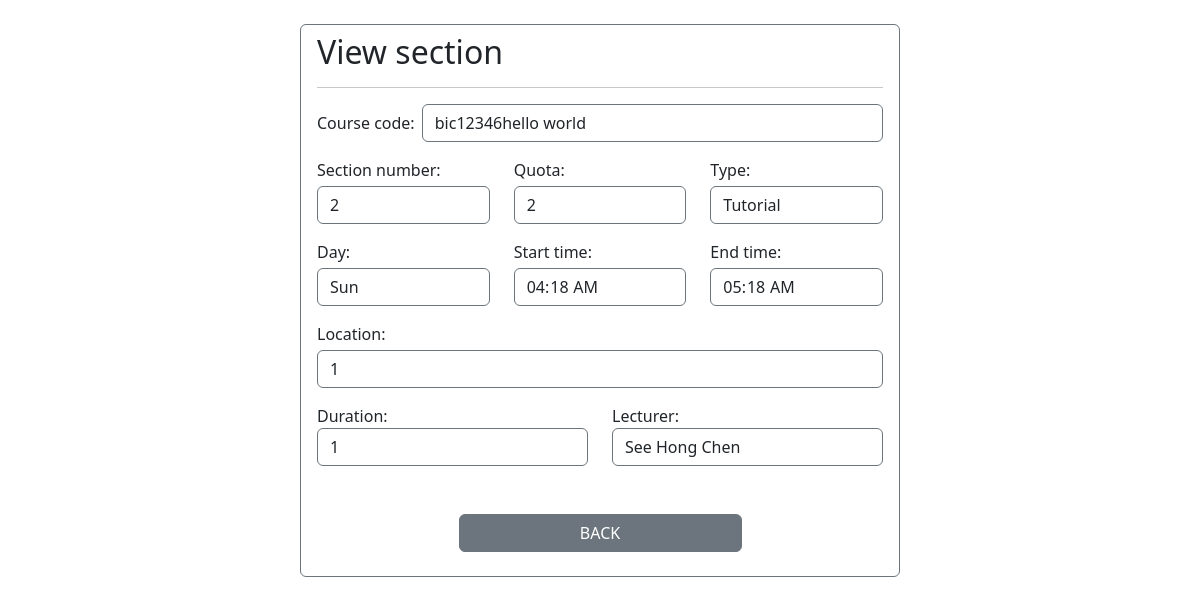
/Staff/operation/section/viewSection.php?code=bic12346&number=2&type=A (signed in), run on the app's committed database.
### tables this page shows
CREATE TABLE `section` (
  `section_number` int(11) NOT NULL,
  `section_type` varchar(255) NOT NULL,
  `course_code` varchar(255) NOT NULL,
  `lecturer_id` int(11) NOT NULL,
  `section_day` varchar(255) NOT NULL,
  `section_start_time` time NOT NULL,
  `section_end_time` time NOT NULL,
  `section_duration` int(11) NOT NULL,
  `section_quota` int(11) NOT NULL,
  `section_location` varchar(255) NOT NULL,
  `section_archive` tinyint(1) NOT NULL DEFAULT 0
);

CREATE TABLE `course` (
  `course_code` varchar(255) NOT NULL,
  `course_name` varchar(255) NOT NULL,
  `course_credit_hour` int(11) NOT NULL,
  `course_archive` int(11) NOT NULL DEFAULT 0
);

CREATE TABLE `lecturer` (
  `lecturer_id` int(11) NOT NULL,
  `lecturer_name` varchar(255) NOT NULL,
  `lecturer_phone_number` varchar(255) NOT NULL,
  `lecturer_gender` enum('Male','Female') NOT NULL,
  `lecturer_race` enum('Malay','Chinese','India','Other') NOT NULL,
  `lecturer_email` varchar(255) NOT NULL,
  `lecturer_password` varchar(255) NOT NULL,
  `lecturer_archive` tinyint(1) NOT NULL DEFAULT 0,
  `lecturer_personal_email` varchar(255) DEFAULT NULL
);

### Staff/operation/section/viewSection.php (the view, shortened to what this page needs)
<?php
  if(!isset($_SESSION['admin'])) {
    echo 'Please login first <br>';
    echo 'Click <a href="index.php">here<a/> to login';
  }else {
    include '../../db.php';
?>
<!DOCTYPE html>
<html lang="en">
<head>
  <link href="https://cdn.jsdelivr.net/npm/bootstrap@5.3.3/dist/css/bootstrap.min.css" rel="stylesheet"
>
  <link rel="stylesheet" href="https://cdnjs.cloudflare.com/ajax/libs/font-awesome/6.5.2/css/all.min.css"
 />
  <link rel="stylesheet" href="../../styles/style.css">
</head>
<body>
  <form class="w-50 mx-auto rounded border border-secondary px-3 pt-2 pb-4 mt-4 position-relative">
    <h2>View section</h2>
    <hr>
    <?php
      $course_code = $_GET['code'];
      $section_number = $_GET['number'];
      $section_type = $_GET['type'];
      $sql = "SELECT s.*, l.lecturer_name, c.course_name
        FROM section s
        JOIN lecturer l ON s.lecturer_id = l.lecturer_id
        JOIN course c ON s.course_code = c.course_code
        WHERE s.course_code = ? AND s.section_number = ? AND s.section_type = ?";
      $stmt = $conn->prepare($sql);
      $stmt->bind_param("sis", $course_code, $section_number, $section_type);
      $stmt->execute();
      $result = $stmt->get_result();
      if($row = $result->fetch_assoc()) {
    ?>
    <div class="d-flex align-items-center">
      <p style="width: 130px" class="m-0">Course code:</p>
      <input type="text" value="<?php echo $row["course_code"] . $row["course_name"]?>"
        class="form-control border border-secondary" readonly>
    </div>
    <div class="mt-3">
      <div class="row">
        <div class="col">
          <p class="mb-1">Section number:</p>
        </div>
        <div class="col">
          <p class="mb-1">Quota:</p>
        </div>
        <div class="col">
          <p class="mb-1">Type:</p>
        </div>
      </div>
      <div class="row">
        <div class="col">
          <input type="number" class="form-control border border-secondary" name="section-number"
            value="<?php echo $row["section_number"] ?>" readonly>
        </div>
        <div class="col">
          <input type="number" class="form-control border border-secondary" name="section-quota"
            value="<?php echo $row["section_quota"] ?>" readonly>
        </div>
        <div class="col">
          <input type="text" class="form-control border border-secondary" name="section-type"
            value="<?php echo $row["section_type"] === 'A' ? 'Tutorial': 'Lecture'?>" readonly>
        </div>
      </div>
    </div>
    <div class="mt-3">
      <div class="row">
        <div class="col">
          <p class="mb-1">Day:</p>
        </div>
        <div class="col">
          <p class="mb-1">Start time:</p>
        </div>
        <div class="col">
          <p class="mb-1">End time:</p>
        </div>
      </div>
      <div class="row">
        <div class="col">
          <input type="text" class="form-control border border-secondary" name="section-day"
            value="<?php echo $row["section_day"] ?>" readonly>
        </div>
        <div class="col">
          <input type="time" name="section-start-time" class="form-control border border-secondary" readonly
            value="<?php echo $row["section_start_time"] ?>">
        </div>
        <div class="col">
          <input type="time" name="section-end-time" class="form-control border border-secondary" readonly
            value="<?php echo $row["section_end_time"] ?>">
        </div>
      </div>
    </div>
    <p class="mt-3 mb-1">Location:</p>
    <input type="text" name="section-location" class="form-control border border-secondary" readonly
      value="<?php echo $row["section_location"] ?>">
    <div class="mt-3">
      <div class="row">
        <div class="col">
          Duration:
        </div>
        <div class="col">
          Lecturer:
        </div>
      </div>
      <div class="row">
        <div class="col">
          <input type="number" readonly name="section-duration" class="form-control border border-secondary"
            value="<?php echo $row["section_duration"] ?>">
        </div>
        <div class="col">
          <input type="text" readonly name="lecturer-name" class="form-control border border-secondary"
            value="<?php echo $row["lecturer_name"] ?>">
        </div>
      </div>
    </div>
    <?php
      }
    ?>
    <div class="text-center">
      <button class="btn btn-secondary block w-50 mx-auto mt-5" type="button" name="back" id="back-button"
        onclick="window.location.href = '../../section.php'">BACK</button>
    </div>
  </form>
</body>
</html>
<?php
  }
?>

### Staff/styles/style.css (style rules this page uses)
*, *::before, *::after { box-sizing: border-box; padding: 0; margin: 0; }
body { width: 100%; }

### data on the page
section: course_code.course_name "bic12346hello world", section-number "2", section-quota "2", section-type "Tutorial", section-day "Sun", section-start-time "04:18:00", section-end-time "05:18:00", section-location "1", section-duration "1", lecturer-name "See Hong Chen"
